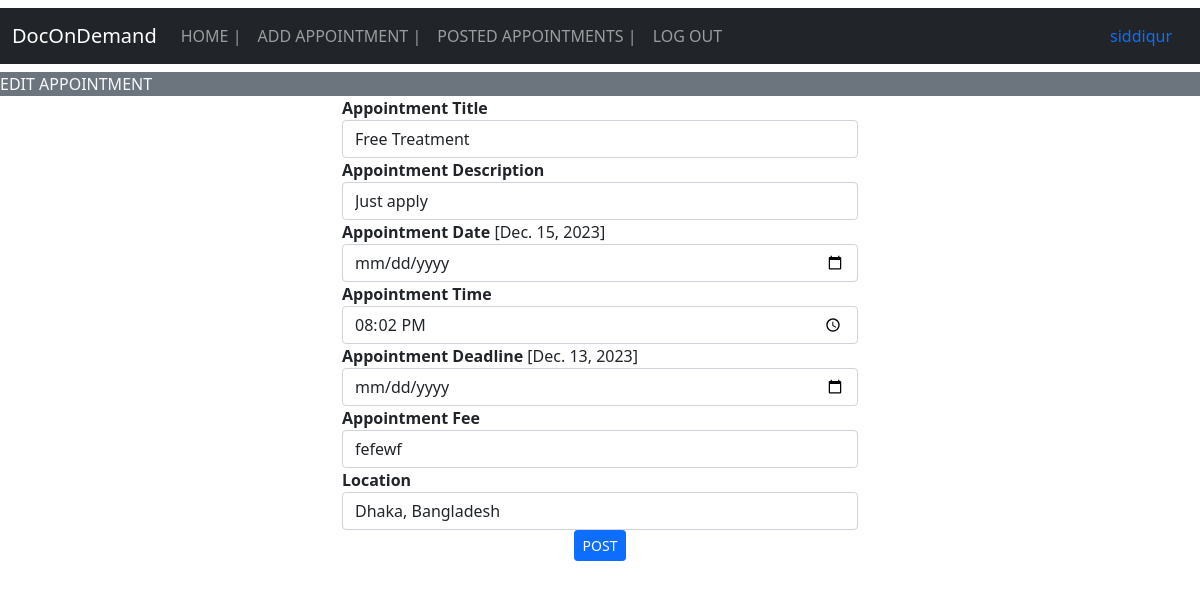
Page /doctors/doctor_edit_appointment/2 (signed in) on the committed database.
### appointment/models.py (models this page shows, shortened)
class Appointment(models.Model):
    title = models.CharField(max_length=50,null=True)
    description = models.CharField(max_length=200,null=True)
    post_date = models.DateField()
    date = models.DateField()
    time = models.CharField(max_length=200,null=True)
    deadline = models.DateField()
    fee = models.CharField(max_length=50,null=True)
    location = models.CharField(max_length=100,null=True)
    doctor= models.ForeignKey(Doctor, on_delete=CASCADE,null=True)
    patient= models.ManyToManyField(Patient)

### doctor/views.py (the view, shortened to what this page needs)
# urls.py: path('doctor_edit_appointment/<int:pid>', views.doctor_edit_appointment, name="doctor_edit_appointment"),
def doctor_edit_appointment(request,pid):
    if not request.user.is_authenticated:
        return redirect('doctor_login')
    error = ""
    appointment = Appointment.objects.get(id=pid)
    d={'error': error, 'appointment':appointment}
    return render(request, 'doctors/doctor_edit_appointment.html',d)

### templates/doctors/doctor_edit_appointment.html (shortened to what this page needs)
{% extends 'doctor_navigation.html' %}
{% block body %}
<marquee class="bg-secondary text-light" width="100%" direction="right" height="25px">
  EDIT APPOINTMENT
</marquee>
<div class="container" style="width:45%">
    <form method="post">
    <div class="form-group">
        <label for="title">Appointment Title</label>
        <input type="text" class="form-control" id="title" name="title" placeholder="Enter Appoointment Title" value="{{appointment.title}}" required>
    </div>
    <div class="form-group">
        <label for="description">Appointment Description</label>
        <input type="text" class="form-control" id="description" name="description" placeholder="Enter Appointment Description" value="{{appointment.description}}" required>
    </div>
    <div class="form-group">
        <label for="date">Appointment Date</label> [{{appointment.date}}]
        <input type="date" class="form-control" id="date" name="date" placeholder="Enter Appointment Date" value="{{appointment.date}}">
    </div>
    <div class="form-group">
        <label for="time">Appointment Time</label>
        <input type="time" class="form-control" id="time" name="time" placeholder="Enter Appointment time" value="{{appointment.time}}" required>
    </div>
    <div class="form-group">
        <label for="deadline">Appointment Deadline</label> [{{appointment.deadline}}]
        <input type="date" class="form-control" id="deadline" name="deadline" placeholder="" value="{{appointment.deadline}}">
    </div>
    <div class="form-group">
        <label for="fee">Appointment Fee</label>
        <input type="text" class="form-control" id="fee" name="fee" placeholder="Enter Appointment Fee" value="{{appointment.fee}}" required>
    </div>
    <div class="form-group">
        <label for="location">Location</label>
        <input type="text" class="form-control" id="location" name="location" placeholder="Enter Appointment Location" value="{{appointment.location}}" required>
    </div>
    </div>
    <button type="submit" class="btn btn-primary btn-sm mx-auto d-block">POST</button>
{% endblock body %}

### templates/doctor_navigation.html (shortened to what this page needs)
<!doctype html>
<html lang="en">
  <head>
    <link href="https://cdn.jsdelivr.net/npm/bootstrap@5.0.1/dist/css/bootstrap.min.css" rel="stylesheet">
    <link rel="stylesheet" href="//cdn.datatables.net/1.10.24/css/jquery.dataTables.min.css">
    <link rel="stylesheet" href="https://cdn.datatables.net/buttons/1.7.0/css/buttons.dataTables.min.css">
  </head>
  <body>
    <nav class="navbar navbar-expand-lg navbar-dark bg-dark my-2">
        <div class="container-fluid">
          <a class="navbar-brand">DocOnDemand</a>
          <div class="collapse navbar-collapse" id="navbarSupportedContent">
            <ul class="navbar-nav me-auto mb-2 mb-lg-0">
              <li class="nav-item">
                <a class="nav-link" aria-current="page" href="/doctors/doctor_home">HOME  |</a>
              </li>
              <li class="nav-item">
                <a class="nav-link" href="/doctors/doctor_add_appointment">ADD APPOINTMENT  |</a>
              </li>
              <li class="nav-item">
                <a class="nav-link" href="/doctors/doctor_appointments_list">POSTED APPOINTMENTS  |</a>
              </li>
              <li class="nav-item">
                <a class="nav-link" href="/doctors/doctor_logout">LOG OUT</a>
              </li>
            </ul>
            <li class="nav-item d-flex">
                <a class="nav-link" href="/doctors/doctor_home"> {{request.user.username}} </a>
            </li>
          </div>
        </div>
      </nav>
      {% block body %} {% endblock body %}
  </body>
</html>

### templates/doctor_navigation.html (style rules this page uses)
label { font-weight: bold; }

### rows in the picture
Appointment: title "Free Treatment", description "Just apply", date "Dec. 15, 2023", time "20:02", deadline "Dec. 13, 2023", fee "fefewf", location "Dhaka, Bangladesh"

### other values in the picture
{{ request.user.username }} "siddiqur"
